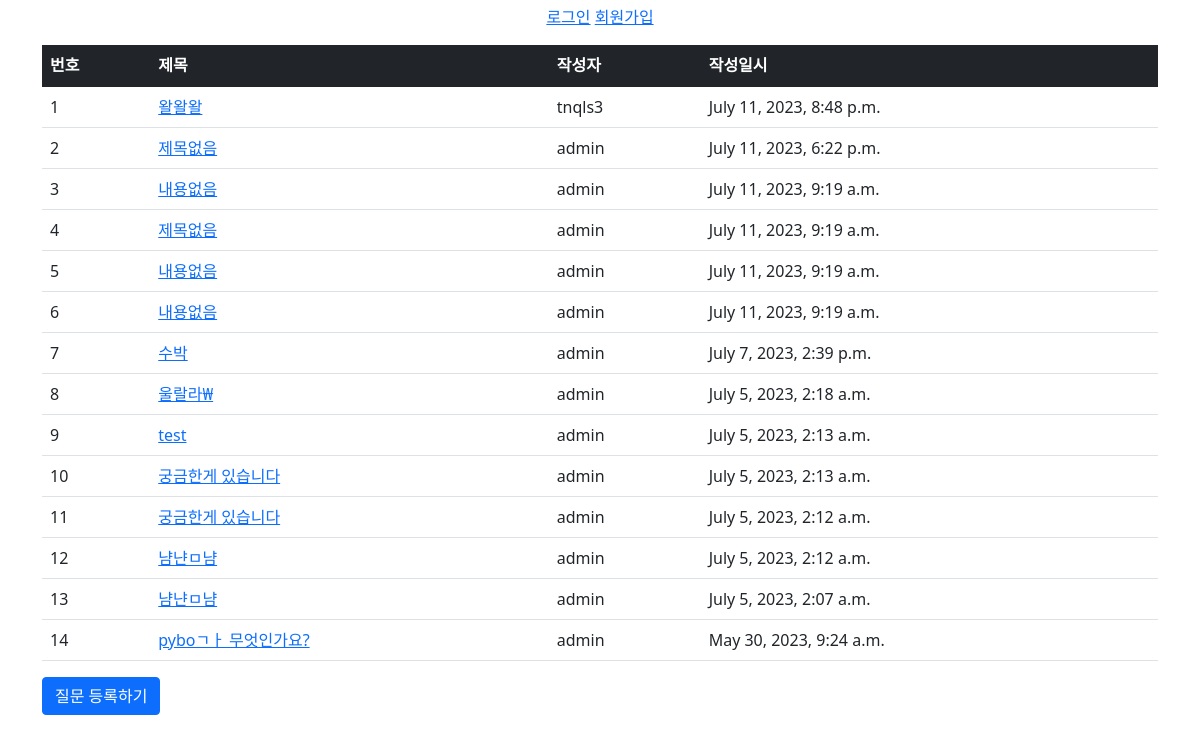
Screenshot of /pybo/ with the database file from the repository.
### pybo/models.py (models this page shows, shortened)
class Question(models.Model):
    subject = models.CharField(max_length = 200)
    author = models.ForeignKey(User, on_delete=models.CASCADE)
    content = models.TextField()
    create_date = models.DateTimeField()

### pybo/views.py (the view)
# urls.py: path('', views.index, name='index'),
def index(request):
    question_list = Question.objects.order_by('-create_date')
    context = {'question_list': question_list}
    return render(request, 'pybo/question_list.html', context)

### templates/pybo/question_list.html
{% extends 'common/base.html' %}
{% block content%}
<div class="container my-3">
    <table class="table">
        <thead>
        <tr class="table-dark">
            <th>번호</th>
            <th>제목</th>
            <th>작성자</th>
            <th>작성일시</th>
        </tr>
        </thead>
        <tbody>
        {% if question_list %}
        {% for question in question_list %}
            <tr>
                <td>{{ forloop.counter }}</td>
                <td>
                    <a href="{% url 'pybo:detail' question.id %}">{{ question.subject }}</a>
                </td>
                <td>{{question.author}}</td>
                <td>{{ question.create_date }}</td>
            </tr>
        {% endfor %}
        {% else %}
            <tr>
                <td colspan="3">질문이 없습니다.</td>
            </tr>
        {% endif %}
        </tbody>
    </table>
    <a href="{%url 'pybo:question_form'%}" class="btn btn-primary">질문 등록하기</a>
</div>
{%endblock%}

### rows the page displays
Question: subject "왈왈왈", author "tnqls3", create_date "July 11, 2023, 8:48 p.m."
Question: subject "제목없음", author "admin", create_date "July 11, 2023, 6:22 p.m."
Question: subject "내용없음", author "admin", create_date "July 11, 2023, 9:19 a.m."
Question: subject "제목없음", author "admin", create_date "July 11, 2023, 9:19 a.m."
Question: subject "내용없음", author "admin", create_date "July 11, 2023, 9:19 a.m."
Question: subject "내용없음", author "admin", create_date "July 11, 2023, 9:19 a.m."
Question: subject "수박", author "admin", create_date "July 7, 2023, 2:39 p.m."
Question: subject "울랄라₩", author "admin", create_date "July 5, 2023, 2:18 a.m."
Question: subject "test", author "admin", create_date "July 5, 2023, 2:13 a.m."
Question: subject "궁금한게 있습니다", author "admin", create_date "July 5, 2023, 2:13 a.m."
Question: subject "궁금한게 있습니다", author "admin", create_date "July 5, 2023, 2:12 a.m."
Question: subject "냠냔ㅁ냠", author "admin", create_date "July 5, 2023, 2:12 a.m."
Question: subject "냠냔ㅁ냠", author "admin", create_date "July 5, 2023, 2:07 a.m."
Question: subject "pyboㄱㅏ 무엇인가요?", author "admin", create_date "May 30, 2023, 9:24 a.m."
